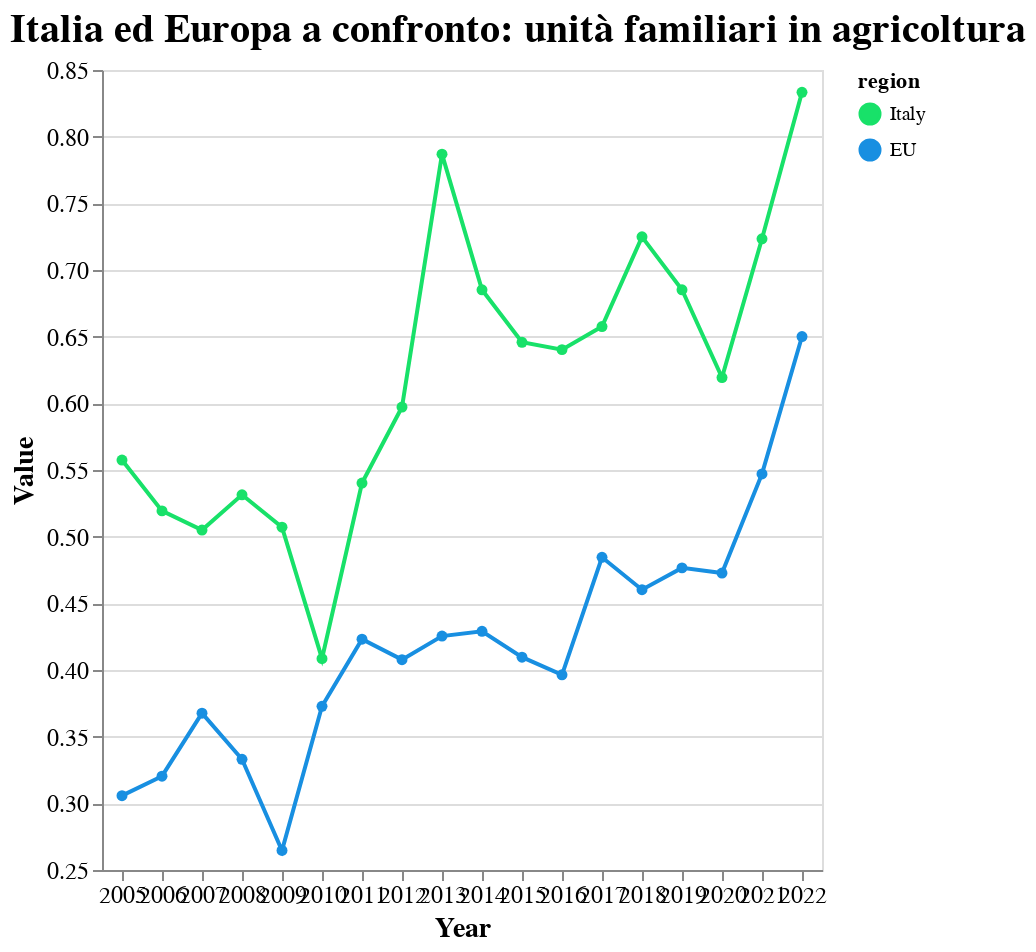

Write the Vega-Lite specification saved for this chart.
### Vega-Lite specification from a JSON file in a GitHub repository (floating-point values rounded to 4 significant figures)
{"$schema": "https://vega.github.io/schema/vega-lite/v5.17.0.json", "config": {"axis": {"labelFontSize": 12, "titleFontSize": 14}, "background": "transparent", "title": {"anchor": "start", "color": "black", "fontSize": 20}}, "data": {"name": "data-044dc5f01c804be26608afa4eef1e978"}, "datasets": {"data-044dc5f01c804be26608afa4eef1e978": [{"TIME_PERIOD": 2005, "region": "Italy", "value": 0.5574}, {"TIME_PERIOD": 2006, "region": "Italy", "value": 0.5193}, {"TIME_PERIOD": 2007, "region": "Italy", "value": 0.5049}, {"TIME_PERIOD": 2008, "region": "Italy", "value": 0.5314}, {"TIME_PERIOD": 2009, "region": "Italy", "value": 0.5071}, {"TIME_PERIOD": 2010, "region": "Italy", "value": 0.4085}, {"TIME_PERIOD": 2011, "region": "Italy", "value": 0.5402}, {"TIME_PERIOD": 2012, "region": "Italy", "value": 0.5972}, {"TIME_PERIOD": 2013, "region": "Italy", "value": 0.7869}, {"TIME_PERIOD": 2014, "region": "Italy", "value": 0.6851}, {"TIME_PERIOD": 2015, "region": "Italy", "value": 0.6458}, {"TIME_PERIOD": 2016, "region": "Italy", "value": 0.6403}, {"TIME_PERIOD": 2017, "region": "Italy", "value": 0.6576}, {"TIME_PERIOD": 2018, "region": "Italy", "value": 0.7249}, {"TIME_PERIOD": 2019, "region": "Italy", "value": 0.6852}, {"TIME_PERIOD": 2020, "region": "Italy", "value": 0.6194}, {"TIME_PERIOD": 2021, "region": "Italy", "value": 0.7234}, {"TIME_PERIOD": 2022, "region": "Italy", "value": 0.8332}, {"TIME_PERIOD": 2005, "region": "EU", "value": 0.3058}, {"TIME_PERIOD": 2006, "region": "EU", "value": 0.3204}, {"TIME_PERIOD": 2007, "region": "EU", "value": 0.3676}, {"TIME_PERIOD": 2008, "region": "EU", "value": 0.3331}, {"TIME_PERIOD": 2009, "region": "EU", "value": 0.2646}, {"TIME_PERIOD": 2010, "region": "EU", "value": 0.3728}, {"TIME_PERIOD": 2011, "region": "EU", "value": 0.4231}, {"TIME_PERIOD": 2012, "region": "EU", "value": 0.4078}, {"TIME_PERIOD": 2013, "region": "EU", "value": 0.4254}, {"TIME_PERIOD": 2014, "region": "EU", "value": 0.429}, {"TIME_PERIOD": 2015, "region": "EU", "value": 0.4096}, {"TIME_PERIOD": 2016, "region": "EU", "value": 0.3964}, {"TIME_PERIOD": 2017, "region": "EU", "value": 0.4845}, {"TIME_PERIOD": 2018, "region": "EU", "value": 0.4602}, {"TIME_PERIOD": 2019, "region": "EU", "value": 0.4766}, {"TIME_PERIOD": 2020, "region": "EU", "value": 0.4727}, {"TIME_PERIOD": 2021, "region": "EU", "value": 0.5471}, {"TIME_PERIOD": 2022, "region": "EU", "value": 0.6501}]}, "encoding": {"color": {"field": "region", "scale": {"domain": ["Italy", "EU"], "range": ["#18E169", "#188FE1"]}, "type": "nominal"}, "tooltip": [{"field": "TIME_PERIOD", "title": "Year", "type": "ordinal"}, {"field": "value", "title": "Percentage", "type": "quantitative"}], "x": {"axis": {"labelAngle": 0}, "field": "TIME_PERIOD", "title": "Year", "type": "ordinal"}, "y": {"field": "value", "scale": {"zero": false}, "title": "Value", "type": "quantitative"}}, "height": 400, "mark": {"point": true, "type": "line"}, "title": "Italia ed Europa a confronto: unità familiari in agricoltura", "width": "container"}
